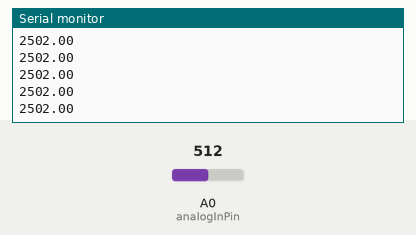
A sketch run on a simulated Arduino Uno, built with avr-gcc and run on an emulated ATmega328P. Shown: the last lines printed to the serial monitor. Inputs (shaded band) come from the test bench; at power-on: A0 (analogInPin) = 512.

Above: at 1.2 s.
1.3 s: A0 (analogInPin) set to 716
At 1.8 s:
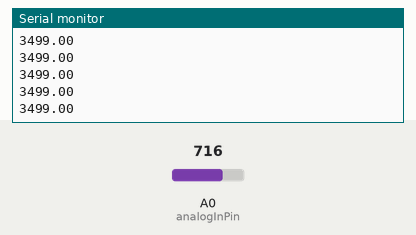
2.8 s: A0 (analogInPin) set to 900
At 3.3 s:
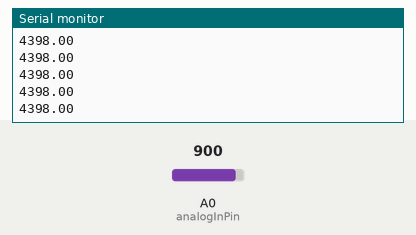
Timing chart, 0 to 5.8 s (numbered marks = the images above; inputs shaded):
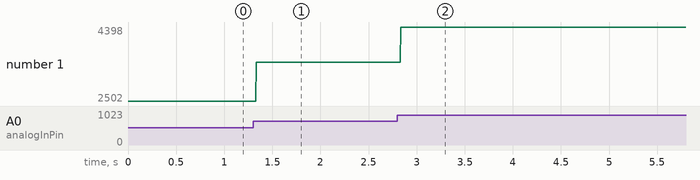

The sketch:

ArduinoCode.ino
```cpp
const int analogInPin = A0; // entrada analógica al que está conectado el módulo
int sensorValue;
float voltageValue;

void setup() {
  Serial.begin(19200);
}

void loop() {
    sensorValue = analogRead(analogInPin);
    voltageValue = map(sensorValue, 0, 1023, 0, 5000);
    Serial.println(voltageValue);
}
```

Measured:
- after the input at 1.3 s, the serial monitor: prints a new line at once (image 1)
- after the input at 2.8 s, the serial monitor: prints a new line at once (image 2)
- plotted number 1: 2502 → 3499 after the input at 1.3 s, 3499 → 4398 after the input at 2.8 s
